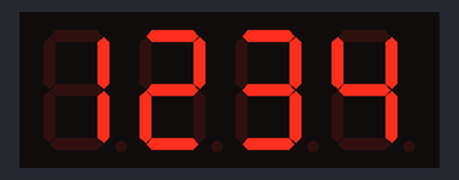
A sketch run on a simulated Arduino Uno, built with avr-gcc and run on an emulated ATmega328P. Parts: 4-digit seven-segment display. Wiring (inferred from the names in the program): 4-digit 7-segment display, segments lit when LOW: segments pin 2, pin 3, pin 4, pin 5, pin 6, pin 7, pin 8; digit selects pin 10, pin 11, pin 12, pin 13. The segment pins are drawn as the display they are named for.

Above: at 0.1 s.
At 6.2 s:
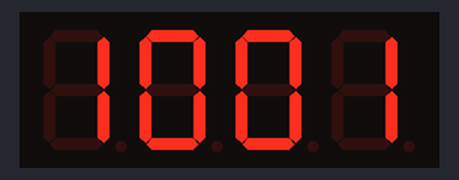
At 9.2 s:
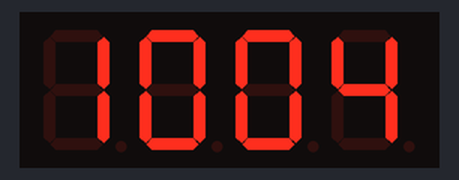
At 17.2 s:
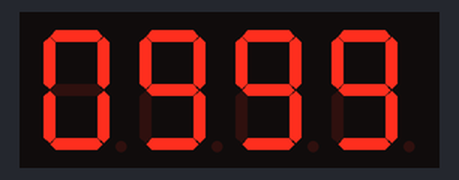
At 27.3 s:
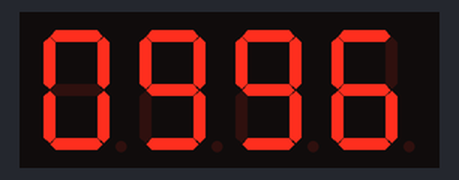
At 36.4 s:
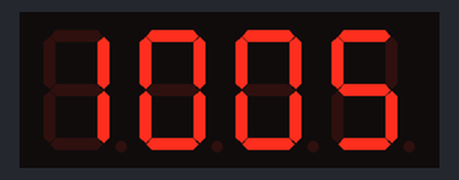

Measured:
- what the display in image 0 shows lasts 1.1 s, from 0.0 s to 1.1 s

The sketch:

four_digit.ino
```cpp
/*
  In this project, a 4-Digit 7-segment display module (common anode) shall be used as a count up counter
  You can set a upper limit for the counter, the system will then reset and resume count up again
*/
//*************************************************************
//the pins of 4-digit 7-segment display attached to arduino board digital pins 2 - 13 respectively
const int A = 2;
const int B = 3;
const int C = 4;
const int D = 5;
const int E = 6;
const int F = 7;
const int G = 8;
const int D1 = 10;
const int D2 = 11;
const int D3 = 12;
const int D4 = 13;

int dig1 = 1; // initial display of 4 digits before counter starts
int dig2 = 2; // to have initial assurance that your wiring is correct
int dig3 = 3;
int dig4 = 4;

const int del = 5;//delay time is 5 ms
int count = 995; //declare the value of variable to start counter,
              // number 995 chosen to have counting reach 1000+ ie. all 4 digits will be involved.
              // you can change it to suit your preference
long timer = millis() + 1000;//if you put number less then 1000 the counting will be faster
//**************************************************************************************************
void setup()
{
//set all the pins of the LED display as output
  pinMode(A, OUTPUT);
  pinMode(B, OUTPUT);
  pinMode(C, OUTPUT);
  pinMode(D, OUTPUT);
  pinMode(E, OUTPUT);
  pinMode(F, OUTPUT);
  pinMode(G, OUTPUT);
  pinMode(D1, OUTPUT);
  pinMode(D2, OUTPUT);
  pinMode(D3, OUTPUT);
  pinMode(D4, OUTPUT);
}

void loop()
{
  //counter
  while (count > 0)
  {
    if (millis() > timer) {
      count++; // counter increases by 1
      if (count > 1005) {//restart counter, you can change this according to your preference
        delay(2000);//delay set for 2 seconds before counter reset
        count = 995; // upon reset, counter starts from this number, change this to suit your preference
      }
      dig1 = count / 1000; // get value of thounsand
      dig2 = ((count%1000)/100); //get value of hundred
      dig3 = ((count%100)/10);  // get value of ten
      dig4 = count % 10; // get value of last digit
      timer = millis() + 1000;//a number less then 1000 will have faster counting
    }
    digitalWrite(D4, HIGH); //Digit 4
    pickNumber(dig4);
    delay(del);
    digitalWrite(D4, LOW);

    digitalWrite(D3, HIGH); //Digit 3
    pickNumber(dig3);
    delay(del);
    digitalWrite(D3, LOW);

    digitalWrite(D2, HIGH); //Digit 2
    pickNumber(dig2);
    delay(del);
    digitalWrite(D2, LOW);

    digitalWrite(D1, HIGH); //Digit 1
    pickNumber(dig1);
    delay(del);
    digitalWrite(D1, LOW);
  }
}
//*************************************************************
//The function is to control the 7-segment LED display to display numbers. Here x is the number to be displayed. It is an integer from 0 to 9
void pickNumber(int x) {
  switch (x) {
    case 1: number1(); break;
    case 2: number2(); break;
    case 3: number3(); break;
    case 4: number4(); break;
    case 5: number5(); break;
    case 6: number6(); break;
    case 7: number7(); break;
    case 8: number8(); break;
    case 9: number9(); break;
    default: number0(); break;
  }
}
//*************************************************************
void clearLEDs()
{
  digitalWrite(A, HIGH);
  digitalWrite(B, HIGH);
  digitalWrite(C, HIGH);
  digitalWrite(D, HIGH);
  digitalWrite(E, HIGH);
  digitalWrite(F, HIGH);
  digitalWrite(G, HIGH);
}

void number1()       //Display Number 1
{
  digitalWrite(A, HIGH);
  digitalWrite(B, LOW);
  digitalWrite(C, LOW);
  digitalWrite(D, HIGH);
  digitalWrite(E, HIGH);
  digitalWrite(F, HIGH);
  digitalWrite(G, HIGH);
}

void number2()       //Display Number 2
{
  digitalWrite(A, LOW);
  digitalWrite(B, LOW);
  digitalWrite(C, HIGH);
  digitalWrite(D, LOW);
  digitalWrite(E, LOW);
  digitalWrite(F, HIGH);
  digitalWrite(G, LOW);
}

void number3()      //Display Number 3
{
  digitalWrite(A, LOW);
  digitalWrite(B, LOW);
  digitalWrite(C, LOW);
  digitalWrite(D, LOW);
  digitalWrite(E, HIGH);
  digitalWrite(F, HIGH);
  digitalWrite(G, LOW);
}

void number4()      //Display Number 4
{
  digitalWrite(A, HIGH);
  digitalWrite(B, LOW);
  digitalWrite(C, LOW);
  digitalWrite(D, HIGH);
  digitalWrite(E, HIGH);
  digitalWrite(F, LOW);
  digitalWrite(G, LOW);
}

void number5()      //Display Number 5
{
  digitalWrite(A, LOW);
  digitalWrite(B, HIGH);
  digitalWrite(C, LOW);
  digitalWrite(D, LOW);
  digitalWrite(E, HIGH);
  digitalWrite(F, LOW);
  digitalWrite(G, LOW);
}

void number6()      //Display Number 6
{
  digitalWrite(A, LOW);
  digitalWrite(B, HIGH);
  digitalWrite(C, LOW);
  digitalWrite(D, LOW);
  digitalWrite(E, LOW);
  digitalWrite(F, LOW);
  digitalWrite(G, LOW);
}

void number7()      //Display Number 7
{
  digitalWrite(A, LOW);
  digitalWrite(B, LOW);
  digitalWrite(C, LOW);
  digitalWrite(D, HIGH);
  digitalWrite(E, HIGH);
  digitalWrite(F, HIGH);
  digitalWrite(G, HIGH);
}

void number8()      //Display Number 8
{
  digitalWrite(A, LOW);
  digitalWrite(B, LOW);
  digitalWrite(C, LOW);
  digitalWrite(D, LOW);
  digitalWrite(E, LOW);
  digitalWrite(F, LOW);
  digitalWrite(G, LOW);
}

void number9()      //Display Number 9
{
  digitalWrite(A, LOW);
  digitalWrite(B, LOW);
  digitalWrite(C, LOW);
  digitalWrite(D, LOW);
  digitalWrite(E, HIGH);
  digitalWrite(F, LOW);
  digitalWrite(G, LOW);
}

void number0()     //Display Number 0
{
  digitalWrite(A, LOW);
  digitalWrite(B, LOW);
  digitalWrite(C, LOW);
  digitalWrite(D, LOW);
  digitalWrite(E, LOW);
  digitalWrite(F, LOW);
  digitalWrite(G, HIGH);
}
```
